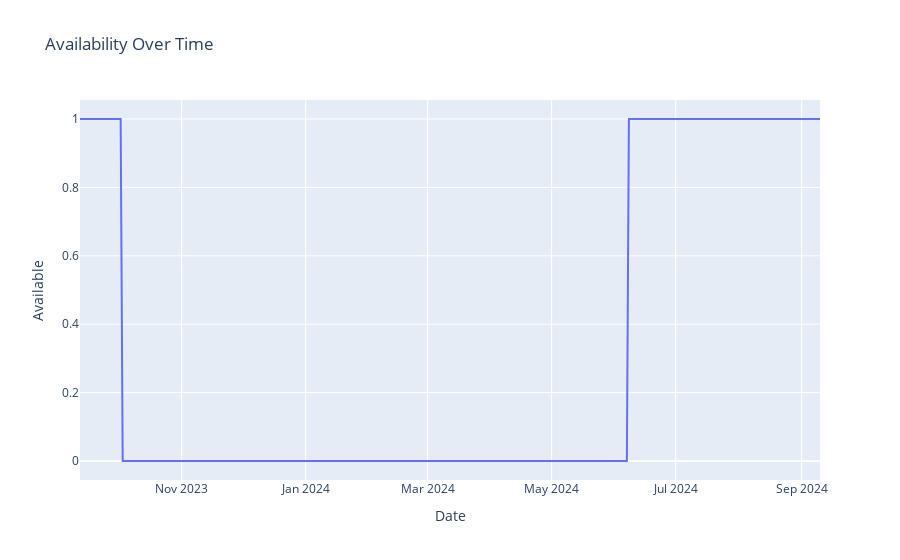

Notebook code for this chart:
### Markdown cell above
### Preparing for Time Series Prediction
We're going to prepare the data for weekly predctions.

### Code cell
import plotly.express as px

# Assuming you have a DataFrame named df_01

# Create a time series plot using Plotly Express
fig = px.line(df_01, x='date', y='available', title='Availability Over Time')
fig.update_xaxes(title_text='Date')
fig.update_yaxes(title_text='Available')

# Show the plot
fig.show()

### Figure 1 — Plotly figure (JSON) as saved in the notebook; plotly's stock layout.template omitted (floating-point values rounded to 4 significant figures; data arrays with more than 128 entries replaced by an {"elided": "..."} marker saying what was removed)
{"data": [{"hovertemplate": "date=%{x}<br>available=%{y}<extra></extra>", "legendgroup": "", "line": {"color": "#636efa", "dash": "solid"}, "marker": {"symbol": "circle"}, "mode": "lines", "name": "", "orientation": "v", "showlegend": false, "type": "scatter", "x": {"elided": "365 str values"}, "xaxis": "x", "y": {"elided": "365 int values"}, "yaxis": "y"}], "layout": {"legend": {"tracegroupgap": 0}, "title": {"text": "Availability Over Time"}, "xaxis": {"anchor": "y", "domain": [0, 1], "title": {"text": "Date"}}, "yaxis": {"anchor": "x", "domain": [0, 1], "title": {"text": "Available"}}}}
